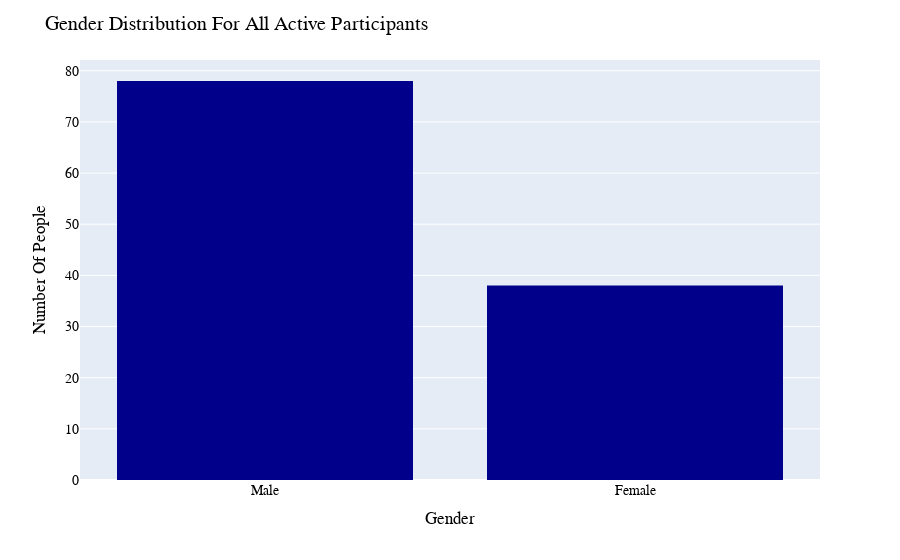

The notebook cell saved with this chart:
### Code cell
genderDistribution(activeParticipantsFullDemographics, title = "Gender Distribution For All Active Participants")

### Figure 1 — Plotly figure (JSON) as saved in the notebook; plotly's stock layout.template omitted (floating-point values rounded to 4 significant figures)
{"data": [{"alignmentgroup": "True", "bingroup": "x", "hovertemplate": "Gender_y=%{x}<br>count=%{y}<extra></extra>", "legendgroup": "", "marker": {"color": "darkblue", "pattern": {"shape": ""}}, "name": "", "offsetgroup": "", "orientation": "v", "showlegend": false, "type": "histogram", "x": ["Male", "Male", "Female", "Male", "Female", "Female", "Female", "Male", "Female", "Male", "Male", "Female", "Female", "Male", "Female", "Female", "Female", "Male", "Male", "Female", "Male", "Male", "Male", "Female", "Male", "Male", "Male", "Male", "Male", "Male", "Female", "Female", "Male", "Male", "Male", "Male", "Male", "Male", "Male", "Female", "Female", "Male", "Male", "Female", "Female", "Female", "Female", "Male", "Male", "Female", "Male", "Male", "Male", "Male", "Male", "Male", "Male", "Male", "Male", "Male", "Male", "Female", "Male", "Male", "Male", "Male", "Male", "Female", "Female", "Female", "Female", "Female", "Female", "Male", "Male", "Male", "Male", "Male", "Female", "Male", "Male", "Male", "Male", "Male", "Male", "Male", "Male", "Male", "Male", "Male", "Male", "Male", "Female", "Male", "Female", "Male", "Male", "Female", "Female", "Male", "Female", "Female", "Male", "Male", "Male", "Male", "Male", "Male", "Male", "Male", "Male", "Male", "Male", "Female", "Female", "Female"], "xaxis": "x", "yaxis": "y"}], "layout": {"barmode": "stack", "font": {"color": "black", "family": "Georgia", "size": 14}, "legend": {"tracegroupgap": 0}, "margin": {"t": 60}, "title": {"text": "Gender Distribution For All Active Participants"}, "xaxis": {"anchor": "y", "categoryorder": "total descending", "domain": [0, 1], "title": {"text": "Gender"}}, "yaxis": {"anchor": "x", "domain": [0, 1], "title": {"text": "Number Of People"}}}}
